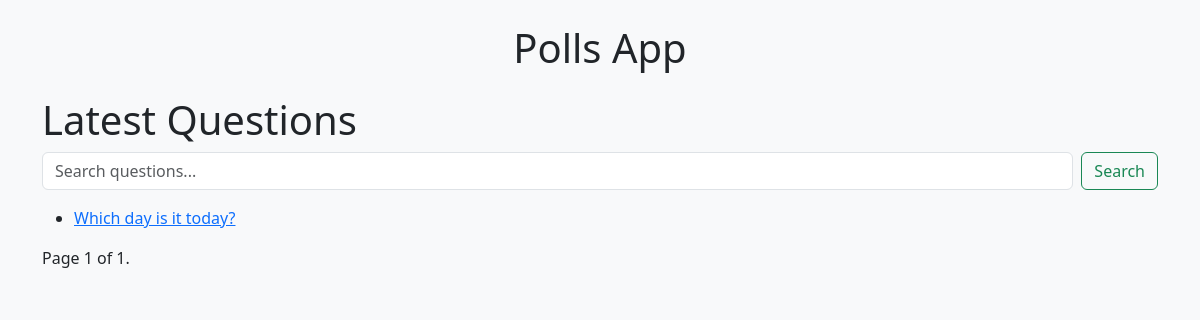
Before: /polls/ with the older database file.
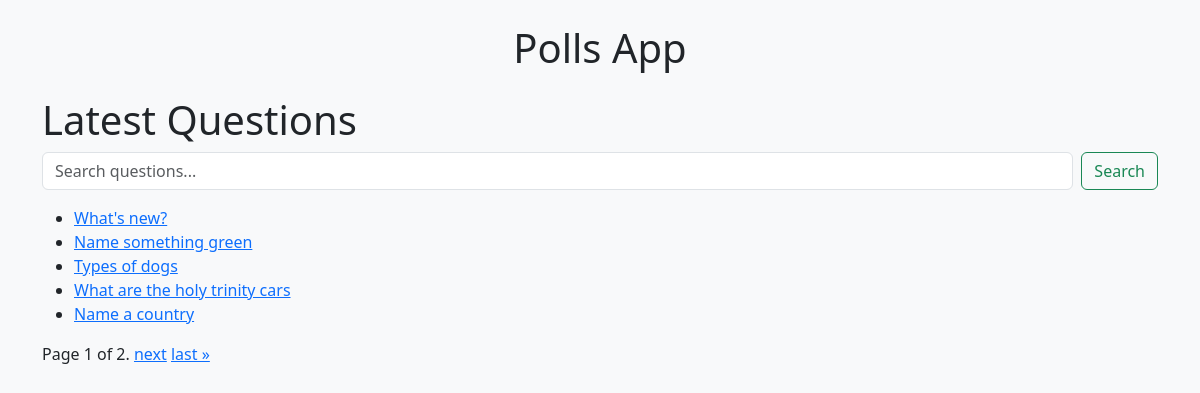
After: the same page with the newer database file.
### polls/models.py (models this page shows, shortened)
class Question(models.Model):
    question_text = models.CharField(max_length=200)
    pub_date = models.DateTimeField('date published')

### polls/views.py (the view)
# urls.py: path('', views.index, name='index'),
def index(request):
    query = request.GET.get('q')
    if query:
        question_list = Question.objects.filter(question_text__icontains=query).order_by('-pub_date')
    else:
        question_list = Question.objects.order_by('-pub_date')
    paginator = Paginator(question_list, 5)  # Show 5 questions per page
    page_number = request.GET.get('page')
    page_obj = paginator.get_page(page_number)
    return render(request, 'polls/index.html', {
        'page_obj': page_obj,
        'query': query
    })

### polls/templates/polls/index.html (shortened to what this page needs)
{% extends "polls/base.html" %}
{% block content %}
  <h1>Latest Questions</h1>
  <form method="get" class="d-flex mb-3" action="{% url 'polls:index' %}">
    <input class="form-control me-2" type="search" placeholder="Search questions..." name="q" value="{{ query|default_if_none:'' }}">
    <button class="btn btn-outline-success" type="submit">Search</button>
  </form>
  <ul>
    {% for question in page_obj %}
      <li><a href="{% url 'polls:detail' question.id %}">{{ question.question_text }}</a></li>
    {% empty %}
      <li>No questions found.</li>
    {% endfor %}
  </ul>
  <div class="pagination">
    <span class="page-links">
        <span class="current">
            Page {{ page_obj.number }} of {{ page_obj.paginator.num_pages }}.
        </span>
        {% if page_obj.has_next %}
            <a href="?{% if query %}q={{ query }}&{% endif %}page={{ page_obj.next_page_number }}">next</a>
            <a href="?{% if query %}q={{ query }}&{% endif %}page={{ page_obj.paginator.num_pages }}">last &raquo;</a>
        {% endif %}
    </span>
  </div>
{% endblock %}

### polls/templates/polls/base.html (shortened to what this page needs)
<!DOCTYPE html>
<html lang="en">
<head>
    <link href="https://cdn.jsdelivr.net/npm/bootstrap@5.3.3/dist/css/bootstrap.min.css" rel="stylesheet">
</head>
<body class="bg-light text-dark">
    <div class="container py-4">
        <h1 class="mb-4 text-center">Polls App</h1>
        {% block content %}
        {% endblock %}
    </div>
</body>
</html>

Changed rows visible on the page:
no longer on this page (row unchanged): Question: question_text "Which day is it today?"
added Question: question_text "What's new?"
added Question: question_text "Name something green"
added Question: question_text "Types of dogs"
added Question: question_text "What are the holy trinity cars"
added Question: question_text "Name a country"
Other visible differences:
{{ page_obj.paginator.num_pages }}: "1" → "2"
text now shown: "next last »"
